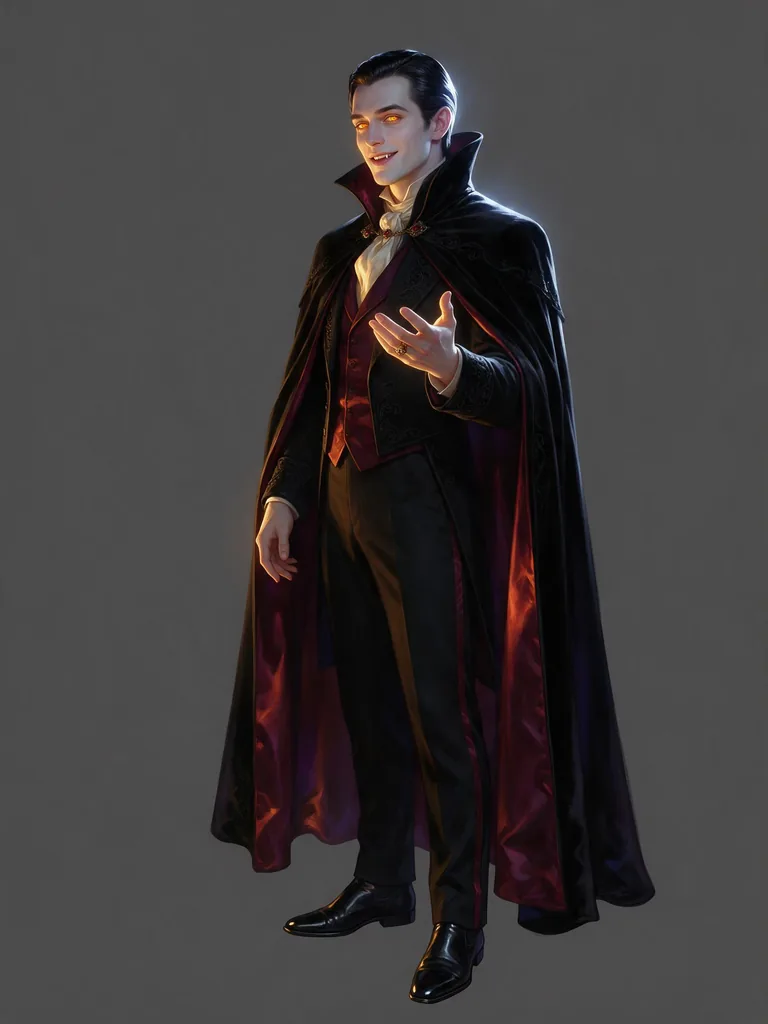
#> input picture site/art/count-full.webp, 768 x 1024 px
$ python cut_count.py
#> lines starting #> are read from the running program, lines starting #| are printed output that depends on the picture; after the words box and inside, x2 and y2 are one past the last pixel; in counts of white or black regions, pixels touching at a corner belong together
#> in main, im is the input picture: PIL image 768x1024 RGB; mean R, G, B 62.3, 58.9, 59.3
"""Cut the full-length Count (site/art/count-full.webp, painted on a flat grey ground) into
site/game/layers/count-full.webp with alpha. Offline: Pillow + numpy, no model call.

The ground colour is the median of the border. Only ground that touches the border is removed
(flood fill), so dark cloth inside the figure is kept even when it is close to the ground colour.
"""
from collections import deque
from pathlib import Path

import numpy as np
from PIL import Image, ImageFilter

ROOT = Path(__file__).resolve().parent.parent
SRC = ROOT / "site" / "art" / "count-full.webp"
OUT = ROOT / "site" / "game" / "layers" / "count-full.webp"


def ground_mask(rgb: np.ndarray, tol: float) -> np.ndarray:
    """True where a pixel is ground: within `tol` of the border median and connected to the border."""
#> called with tol = 26
    h, w, _ = rgb.shape
#> h = 1024; w = 768
    border = np.concatenate([rgb[0], rgb[-1], rgb[:, 0], rgb[:, -1]])
    bg = np.median(border, axis=0)
#> bg = [75, 75, 75]
    near = np.linalg.norm(rgb - bg, axis=2) < tol
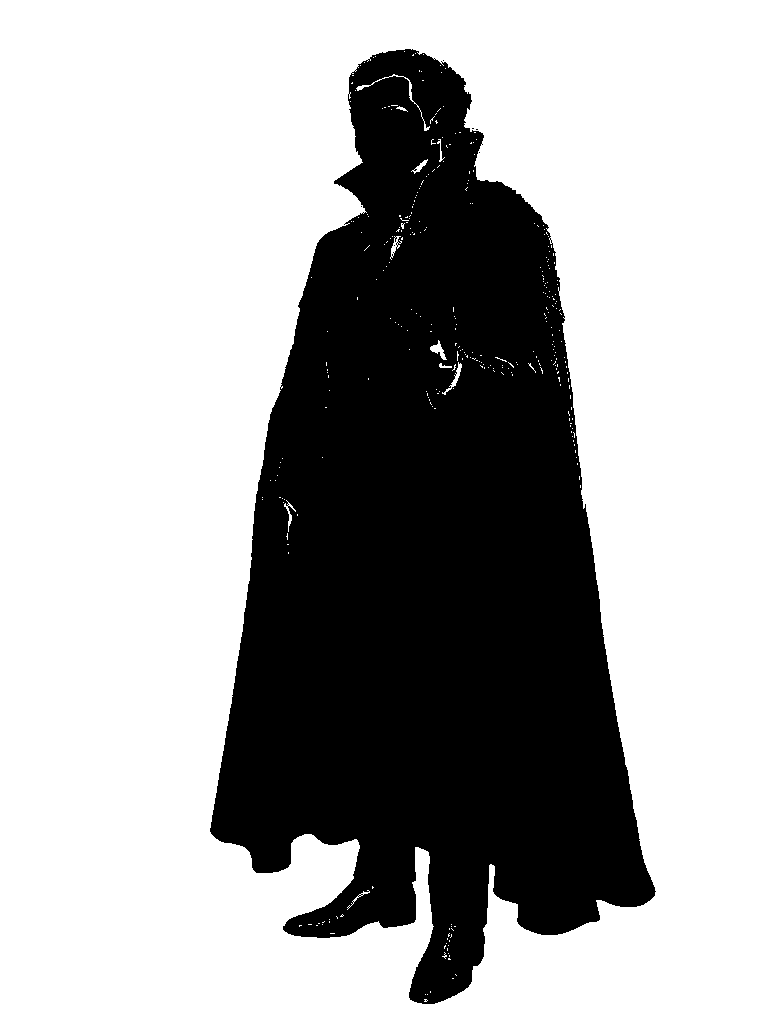
#> near: shape (1024, 768) bool; 67.5% white; 7 black regions (6 under 20 px), largest, box (x1, y1, x2, y2) and area: (210, 49, 656, 1004) 255396
    seen = np.zeros((h, w), bool)
    q = deque((y, x) for y in range(h) for x in (0, w - 1) if near[y, x])
    q.extend((y, x) for x in range(w) for y in (0, h - 1) if near[y, x])
    for y, x in q:
        seen[y, x] = True
#> this loop made 3584 passes
#> (y, x) on passes 1 to 3: (0, 0), (0, 767), (1, 0)
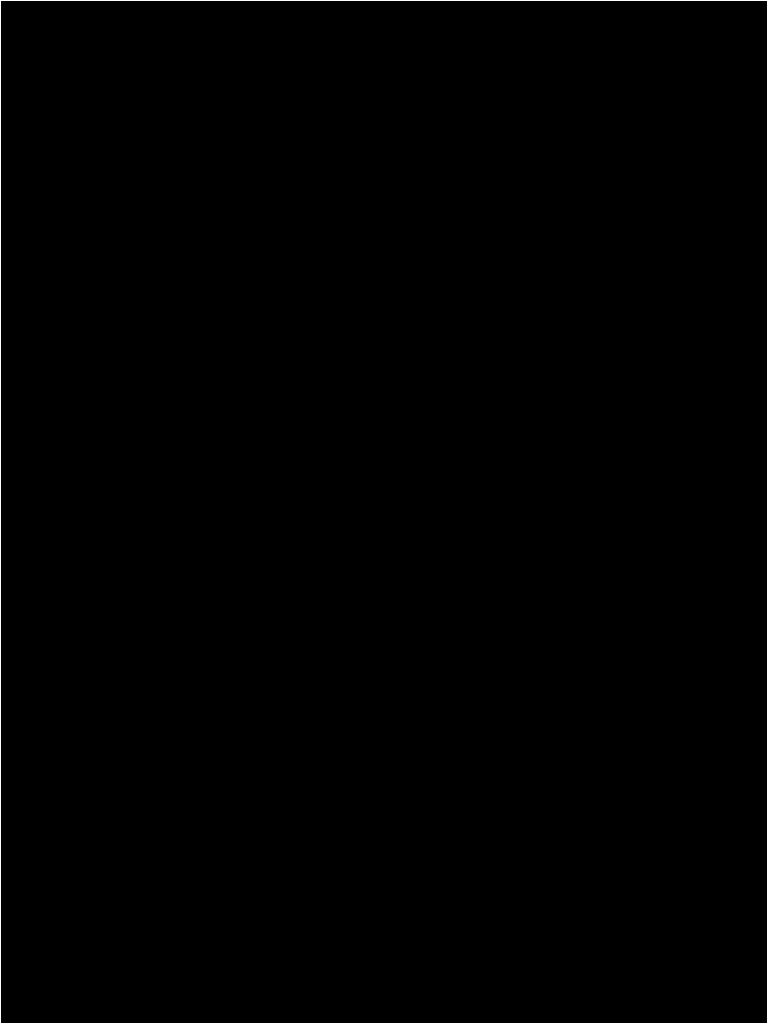
#> seen: shape (1024, 768) bool; 0.46% white in thin lines or dots
    while q:
        y, x = q.popleft()
        for ny, nx in ((y - 1, x), (y + 1, x), (y, x - 1), (y, x + 1)):
            if 0 <= ny < h and 0 <= nx < w and near[ny, nx] and not seen[ny, nx]:
                seen[ny, nx] = True
                q.append((ny, nx))
#> this loop made 529427 passes
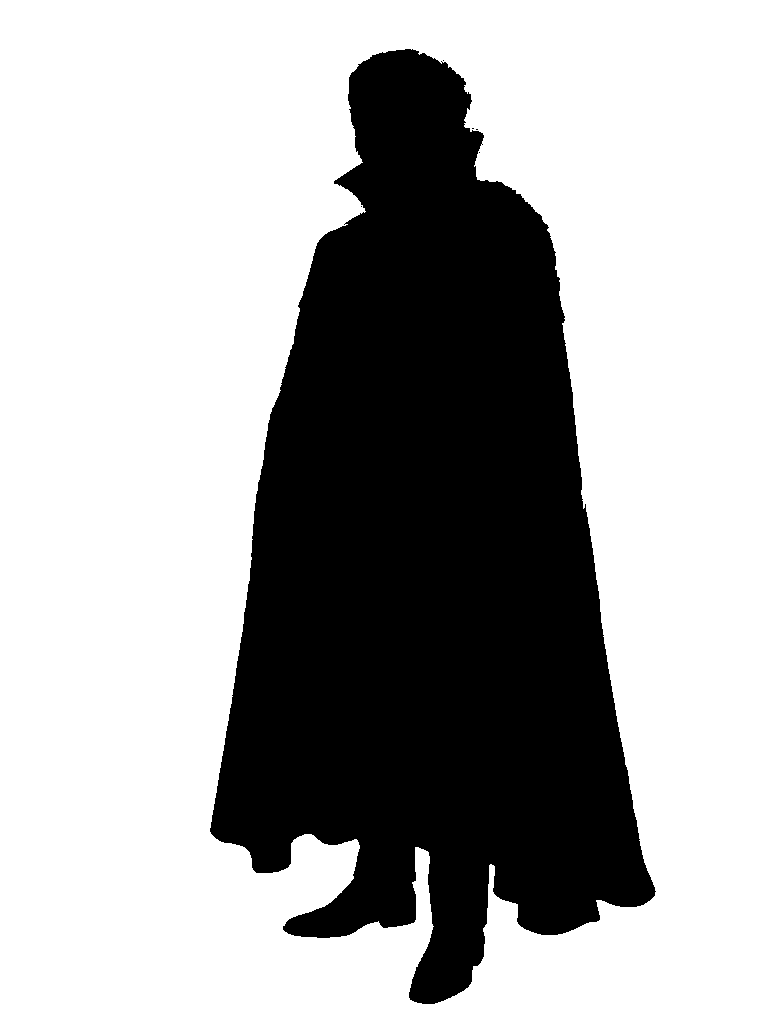
#> seen: shape (1024, 768) bool; 67.3% white; 6 black regions (5 under 20 px), largest, box (x1, y1, x2, y2) and area: (210, 49, 656, 1004) 257002
    return seen


def main(tol: float = 26.0) -> None:
    im = Image.open(SRC).convert("RGB")
    rgb = np.asarray(im, np.float32)
    ground = ground_mask(rgb, tol)
    a = Image.fromarray(np.where(ground, 0, 255).astype(np.uint8))
    a = a.filter(ImageFilter.MinFilter(3)).filter(ImageFilter.GaussianBlur(1.2))  # pull the edge in, then feather it
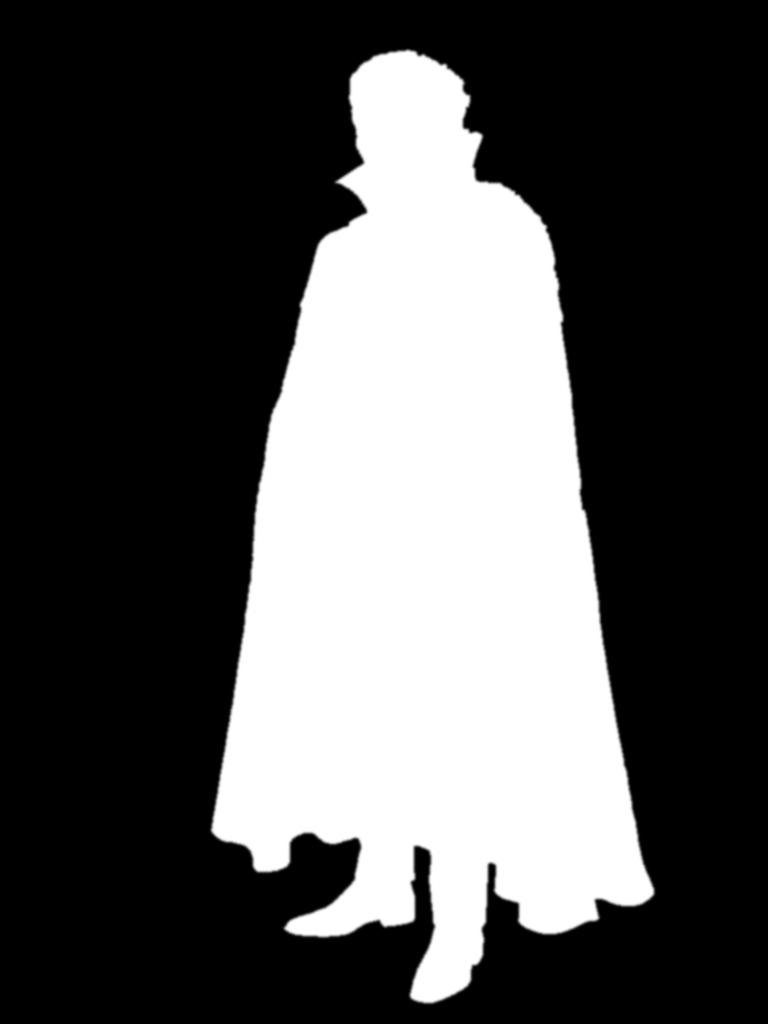
#> a: PIL image 768x1024 L; min 0, max 255, mean 82.1
    box = a.getbbox()
#> box = (208, 47, 657, 1006)
    out = Image.merge("RGBA", (*im.split(), a)).crop(box)
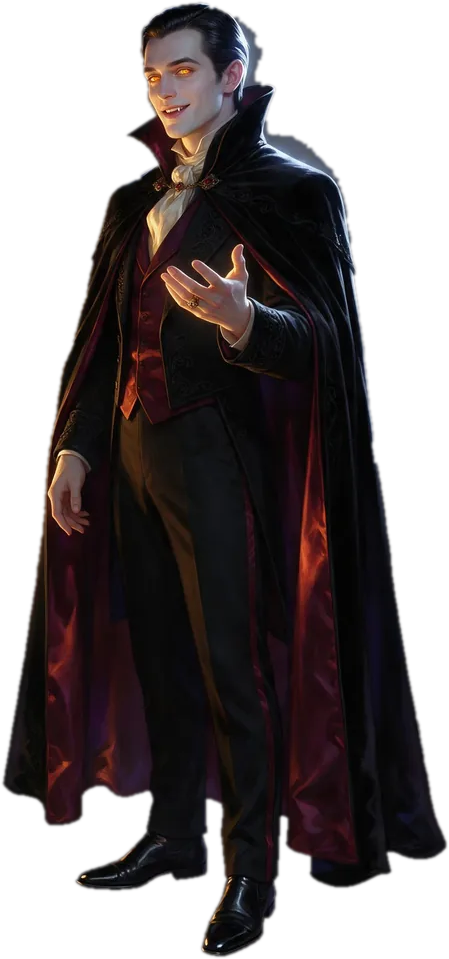
#> out: PIL image 449x959 RGBA; mean R, G, B, A 50.9, 44.8, 45.5, 150; transparent parts drawn white
    OUT.parent.mkdir(parents=True, exist_ok=True)
    out.save(OUT, "WEBP", quality=86, method=6)  # keeps alpha
    print("wrote", OUT.name, out.size, "bbox", box)
#| wrote count-full.webp (449, 959) bbox (208, 47, 657, 1006)


if __name__ == "__main__":
    main()
